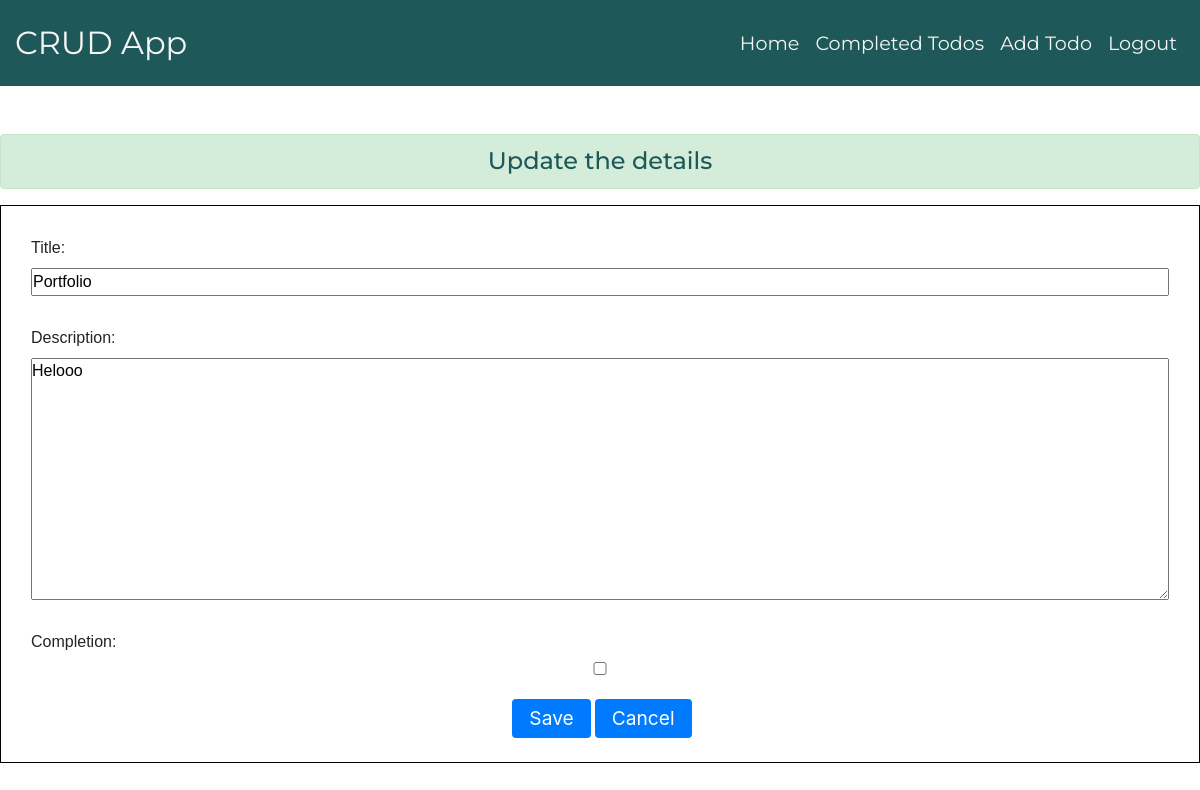
The page /update/69 (signed in) on the database as committed earlier.
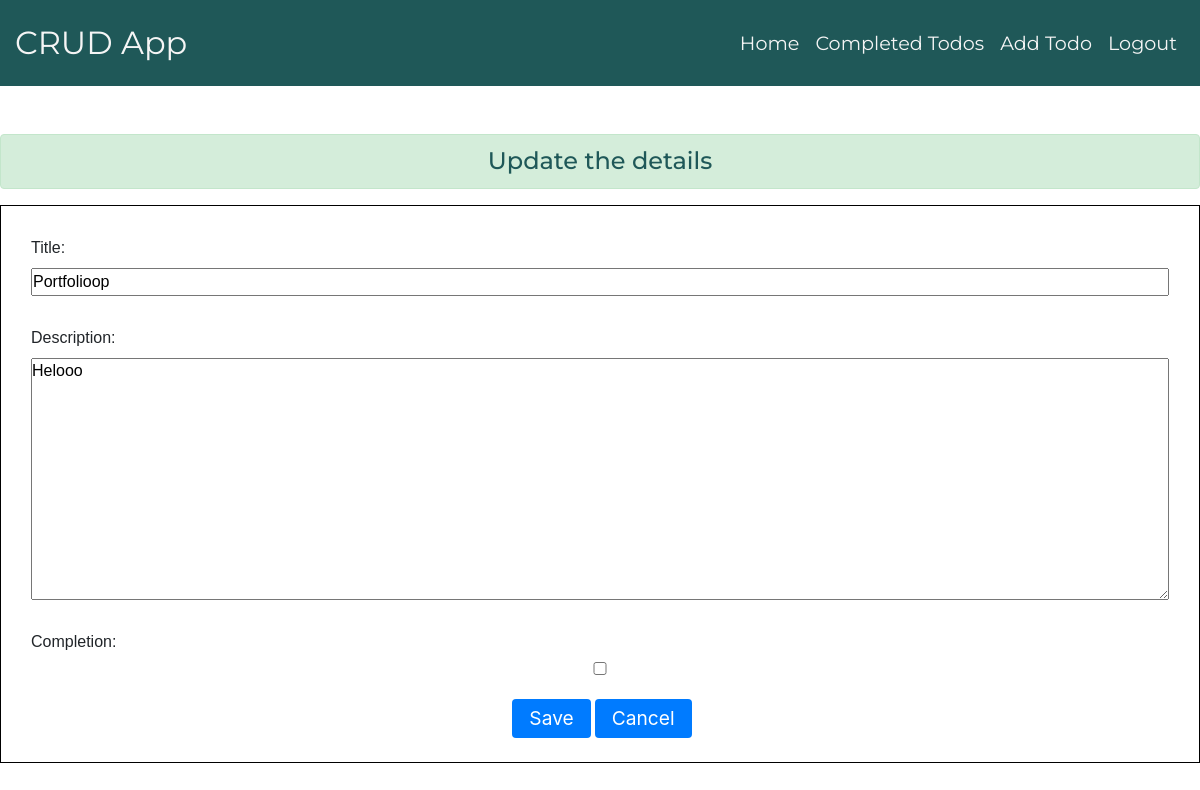
The same page on the database as committed later.
### home/models.py (models this page shows, shortened)
class Detail(models.Model):
    title = models.CharField(max_length=200,null=True,blank=True)
    description = models.TextField(max_length=200,null=True,blank=True)
    date = models.DateTimeField( default=datetime.now, blank=True)
    updated_date = models.DateTimeField(auto_now=True,blank=True)
    completion = models.BooleanField(default=True)

### home/views.py (the view)
# urls.py: path('update/<int:del_id>', views.update, name='update'),
@login_required
def update(request,del_id):
    if request.method == 'POST':
        pi=Detail.objects.get(pk=del_id)
        form = DetailForm(request.POST,instance=pi)
        if form.is_valid():
            form.save()
    else:
            pi=Detail.objects.get(pk=del_id)
            form = DetailForm(instance=pi)
    return render(request, 'update.html',{'form':form})

### home/forms.py
class DetailForm(forms.ModelForm):
    class Meta:
        model = Detail
        fields = ('title','description','completion')

### templates/update.html (shortened to what this page needs)
{% extends 'base.html' %}
{% load static %}
{% block body%}
  <div class="my-5">
    <h4 class="header text-center alert alert-success" style="font-family: 'Montserrat', sans-serif; ">Update the details</h4>
    <form method="post" enctype="multipart/form-data" style="border:1px solid black">
     {{ form.as_p }}
      <div style="display:flex;justify-content:center;align-items:center;">
      <button class="btn2 btn btn-md bg-primary   my-4 mx-1 px-3 py-1" type="submit">Save</button>
      <a  href="{% url 'index' %}"class="btn btn3 bg-primary btn-md   my-4 px-3 py-1">Cancel</a>
      </div>
    </form>
  </div>
  {% endblock body%}

Rows that differ between the two databases and show on the page:
changed Detail "Helooo": title "Portfolio" → "Portfolioop"
